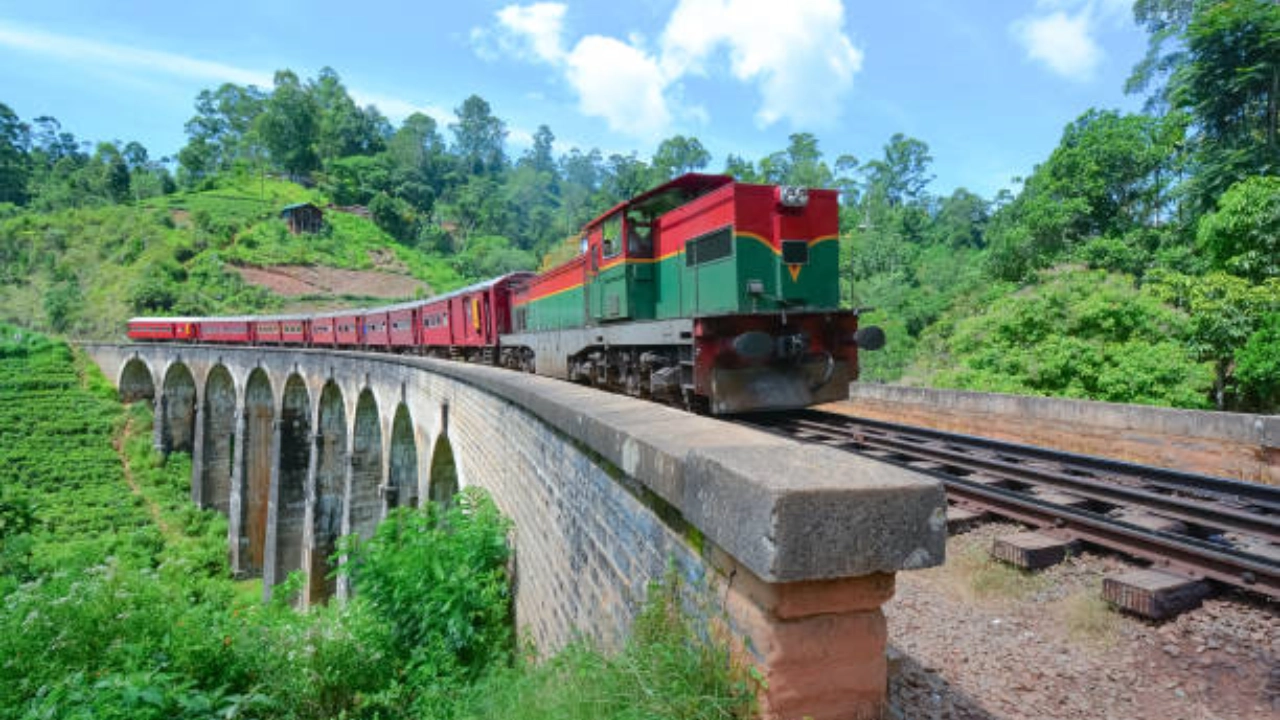
#> input picture test_media/images/105940178.webp, 1280 x 720 px, given in place of the camera
$ python main.py
#> lines starting #> are read from the running program, lines starting #| are printed output that depends on the picture; after the words box and inside, x2 and y2 are one past the last pixel; in counts of white or black regions, pixels touching at a corner belong together
import cv2
import numpy as np
import time

largura_min=80 #Largura minima do retangulo
altura_min=80 #Altura minima do retangulo

offset=6 #Erro permitido entre pixel

# Posição da linha de contagem será calculada dinamicamente baseada na altura do frame
pos_linha_ratio = 0.6  # 60% da altura do frame

detec = []
carros = 0

def pega_centro(x, y, w, h):
    x1 = int(w / 2)
    y1 = int(h / 2)
    cx = x + x1
    cy = y + y1
    return cx, cy

# Tentar inicializar captura de vídeo da câmera
# Tentar diferentes backends e índices de câmera
cap = None
camera_index = 0
max_cameras = 3

# Lista de backends para tentar (em ordem de preferência)
backends = [
    (cv2.CAP_DSHOW, "DSHOW"),
    (cv2.CAP_MSMF, "MSMF"),
    (cv2.CAP_ANY, "ANY")
]

print("Tentando inicializar a câmera...")
print("Testando diferentes backends e índices de câmera...")

# Tentar diferentes índices de câmera e backends
for idx in range(max_cameras):
    for backend_id, backend_name in backends:
        try:
            print(f"  Tentando índice {idx} com backend {backend_name}...")
            cap = cv2.VideoCapture(idx, backend_id)

            if cap.isOpened():
                # Tentar configurar buffer menor para evitar problemas
                cap.set(cv2.CAP_PROP_BUFFERSIZE, 1)

                # Dar tempo para a câmera inicializar
                time.sleep(0.5)

                # Testar se consegue ler frames (tentar várias vezes)
                ret = False
                test_frame = None
                for attempt in range(5):
                    ret, test_frame = cap.read()
                    if ret and test_frame is not None:
                        break
                    time.sleep(0.2)
#> this loop made 1 pass
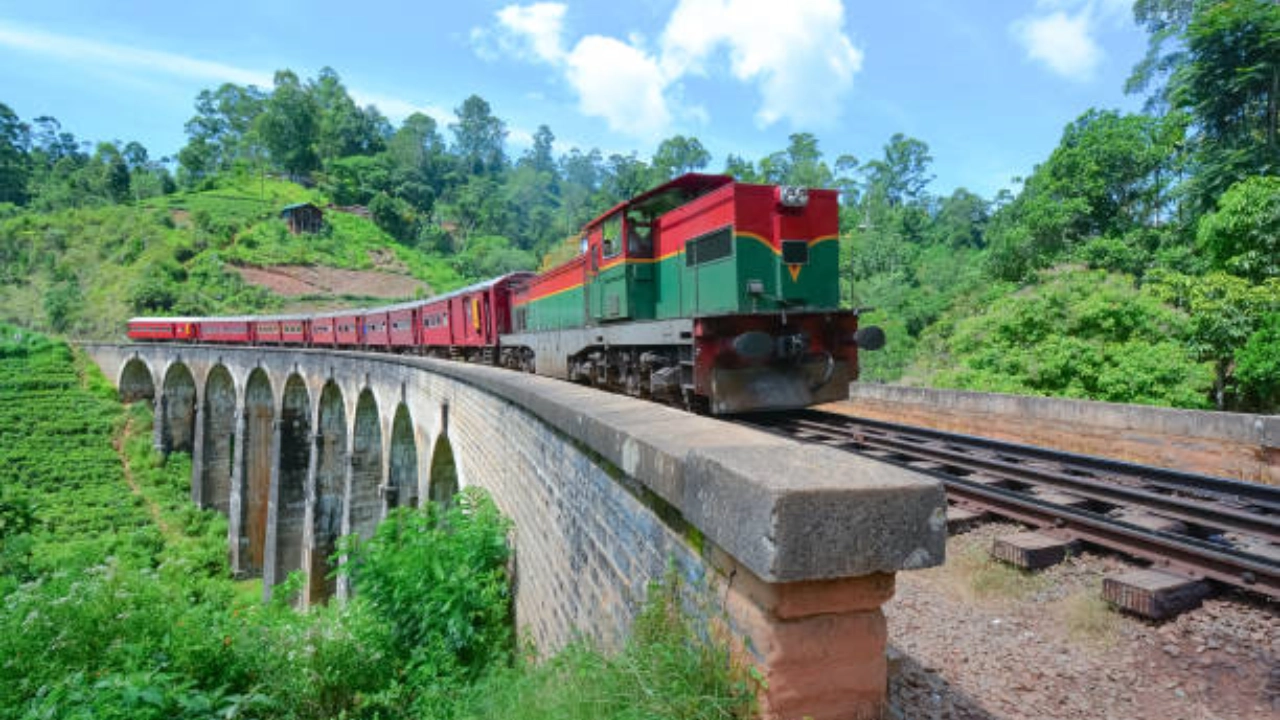
#> input picture test_media/images/105940178.webp, 1280 x 720 px, given in place of the camera

                if ret and test_frame is not None:
                    camera_index = idx
                    print(f"✓ Câmera encontrada no índice {idx} com backend {backend_name}!")
                    break
                else:
                    print(f"  × Câmera no índice {idx} abriu mas não consegue ler frames")
                    cap.release()
                    cap = None
            else:
                cap = None
        except Exception as e:
            print(f"  × Erro ao tentar índice {idx} com {backend_name}: {e}")
            if cap:
                cap.release()
            cap = None

        if cap is not None and cap.isOpened():
            break

    if cap is not None and cap.isOpened():
        break

if cap is None or not cap.isOpened():
    print("\n❌ Erro: Não foi possível encontrar ou acessar nenhuma câmera!")
    print("\nSoluções possíveis:")
    print("  1. Verifique se a câmera está conectada e ligada")
    print("  2. Feche outros programas que possam estar usando a câmera (Skype, Teams, Zoom, etc.)")
    print("  3. Verifique as permissões de câmera nas configurações do Windows")
    print("  4. Tente reiniciar o computador")
    print("  5. Verifique se os drivers da câmera estão instalados corretamente")
    exit()

# Configurar propriedades da câmera (tentar, mas não falhar se não funcionar)
print("Configurando propriedades da câmera...")
cap.set(cv2.CAP_PROP_BUFFERSIZE, 1)  # Buffer menor para reduzir latência
cap.set(cv2.CAP_PROP_FRAME_WIDTH, 1280)
cap.set(cv2.CAP_PROP_FRAME_HEIGHT, 720)
cap.set(cv2.CAP_PROP_FPS, 30)

# Aguardar um pouco para a câmera estabilizar
print("Aguardando câmera estabilizar (isso pode levar alguns segundos)...")
for i in range(15):  # Ler mais frames para estabilizar
    ret, _ = cap.read()
    if ret:
        print(f"  Frame {i+1}/15 lido com sucesso")
    time.sleep(0.2)

# Criar o objeto de subtração de fundo
subtracao = cv2.createBackgroundSubtractorMOG2()

print("Câmera inicializada! Pressione ESC para sair.")

while True:
    ret, frame1 = cap.read()
#> frame1 is the input picture: shape (720, 1280, 3); mean B, G, R 120.8, 138.9, 111.6

    # Verificar se o frame foi lido corretamente
    if not ret:
        print("Aviso: Não foi possível ler o frame. Tentando reconectar...")
        cap.release()
        time.sleep(0.5)
        # Tentar reconectar com diferentes backends
        for backend_id, backend_name in backends:
            cap = cv2.VideoCapture(camera_index, backend_id)
            if cap.isOpened():
                cap.set(cv2.CAP_PROP_BUFFERSIZE, 1)
                ret, test_frame = cap.read()
                if ret:
                    print(f"Reconectado com sucesso usando {backend_name}")
                    break
                else:
                    cap.release()
                    cap = None
        if cap is None or not cap.isOpened():
            print("Erro: Não foi possível reconectar à câmera!")
            break
        continue

    # Obter dimensões do frame
    altura_frame, largura_frame = frame1.shape[:2]
    pos_linha = int(altura_frame * pos_linha_ratio)

    # Processar o frame
    grey = cv2.cvtColor(frame1, cv2.COLOR_BGR2GRAY)
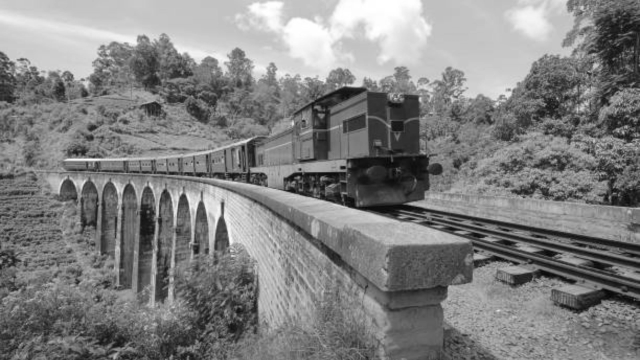
#> grey: shape (720, 1280) (shown at 1/2 size); min 2, max 255, mean 128.7
    blur = cv2.GaussianBlur(grey, (3, 3), 5)
    img_sub = subtracao.apply(blur)
#> img_sub: shape (720, 1280); every value is 127
    dilat = cv2.dilate(img_sub, np.ones((5, 5)))
    kernel = cv2.getStructuringElement(cv2.MORPH_ELLIPSE, (5, 5))
    dilatada = cv2.morphologyEx(dilat, cv2.MORPH_CLOSE, kernel)
    dilatada = cv2.morphologyEx(dilatada, cv2.MORPH_CLOSE, kernel)
    contorno, h = cv2.findContours(dilatada, cv2.RETR_TREE, cv2.CHAIN_APPROX_SIMPLE)
#> contorno = [[[0, 0], [0, 719], [1279, 719], [1279, 0]]]; h = [[-1, -1, -1, -1]]

    # Desenhar linha de detecção (dinâmica baseada na largura do frame)
    cv2.line(frame1, (25, pos_linha), (largura_frame - 25, pos_linha), (255, 127, 0), 3)
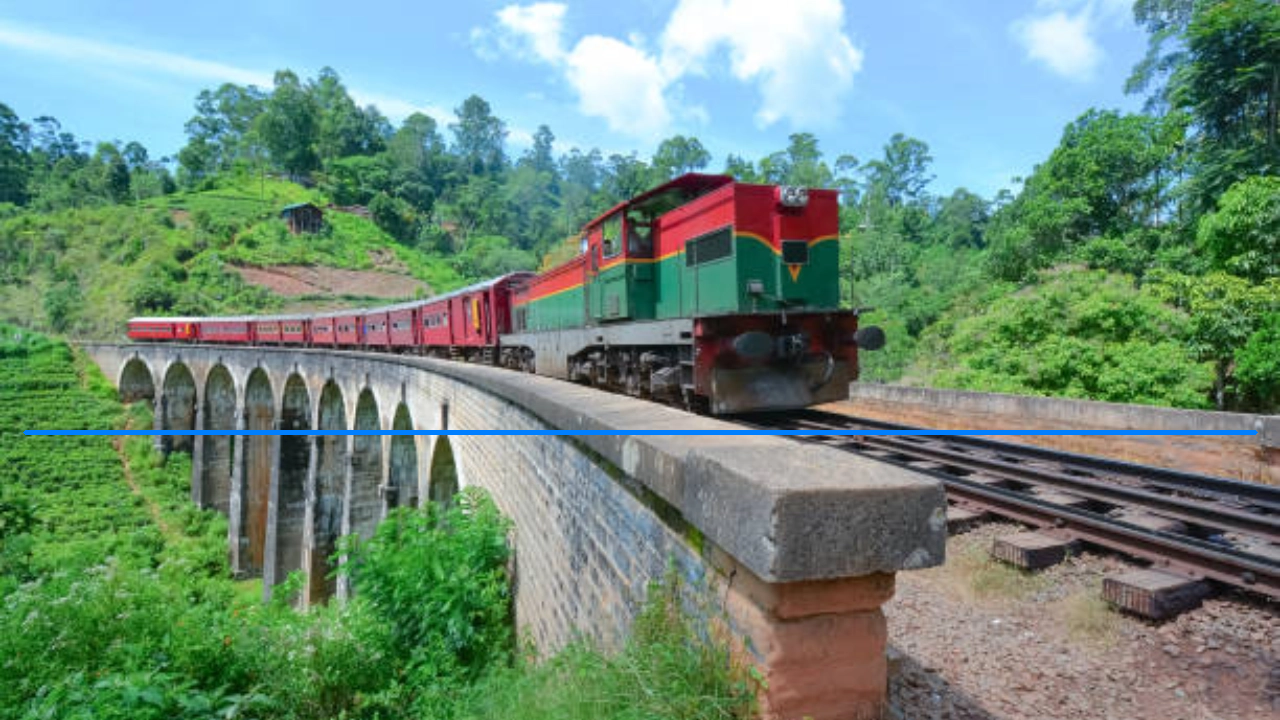
#> frame1: shape (720, 1280, 3); 0.67% of pixels changed, all inside (x1, y1, x2, y2) = (23, 430, 1258, 435)

    for (i, c) in enumerate(contorno):
        (x, y, w, h) = cv2.boundingRect(c)
        validar_contorno = (w >= largura_min) and (h >= altura_min)
        if not validar_contorno:
            continue

        cv2.rectangle(frame1, (x, y), (x + w, y + h), (0, 255, 0), 2)
        centro = pega_centro(x, y, w, h)
        detec.append(centro)
        cv2.circle(frame1, centro, 4, (0, 0, 255), -1)

        for (x, y) in detec:
            if y < (pos_linha + offset) and y > (pos_linha - offset):
                carros += 1
                cv2.line(frame1, (25, pos_linha), (largura_frame - 25, pos_linha), (0, 127, 255), 3)
                detec.remove((x, y))
                print("Veículo detectado: " + str(carros))
#> this loop made 1 pass
#> (c, w, h, validar_contorno, x1 in pega_centro, y1 in pega_centro) on pass 1: ([[0, 0], [0, 719], [1279, 719], [1279, 0]], 1280, 720, True, 640, 360)
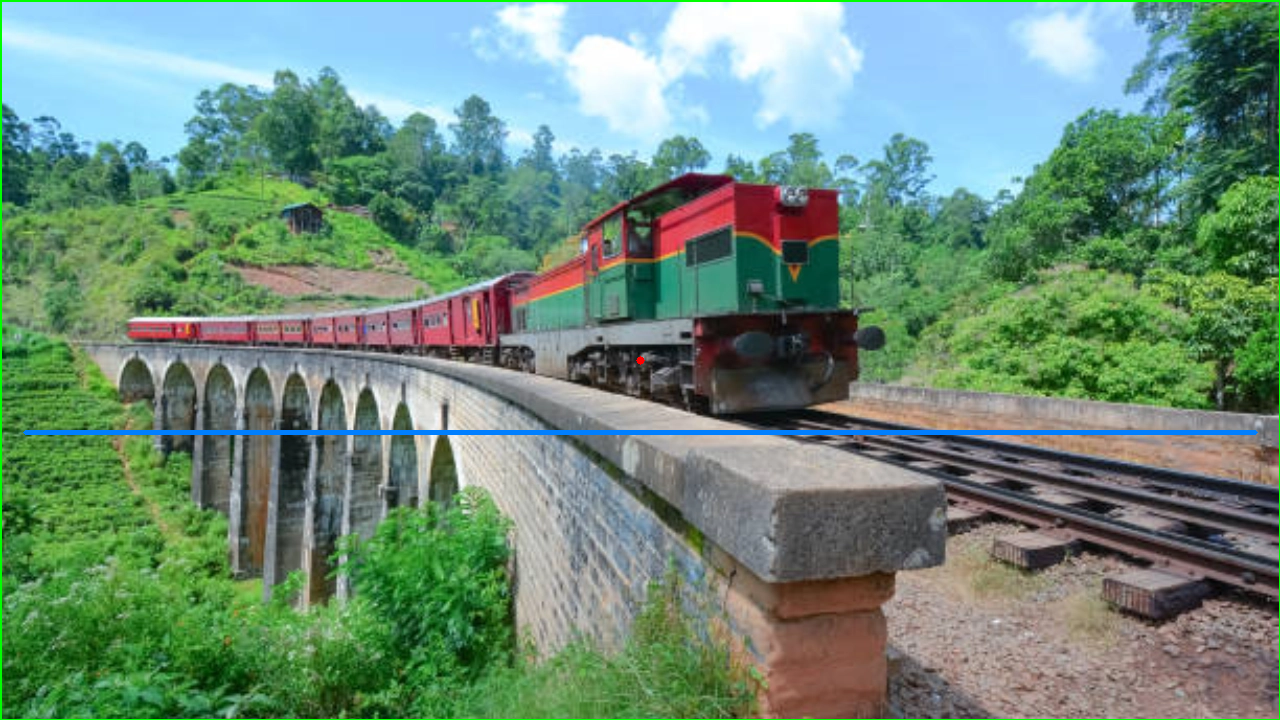
#> frame1: shape (720, 1280, 3); 0.66% of pixels changed, all inside (x1, y1, x2, y2) = (0, 0, 1280, 720)
#> after the loop, carros = 0; detec = [(640, 360)]

    # Ajustar posição do texto baseado na largura do frame
    text_x = max(50, int(largura_frame / 2 - 200))
    cv2.putText(frame1, "VEHICLE COUNT : " + str(carros), (text_x, 70),
                cv2.FONT_HERSHEY_SIMPLEX, 2, (0, 0, 255), 5)
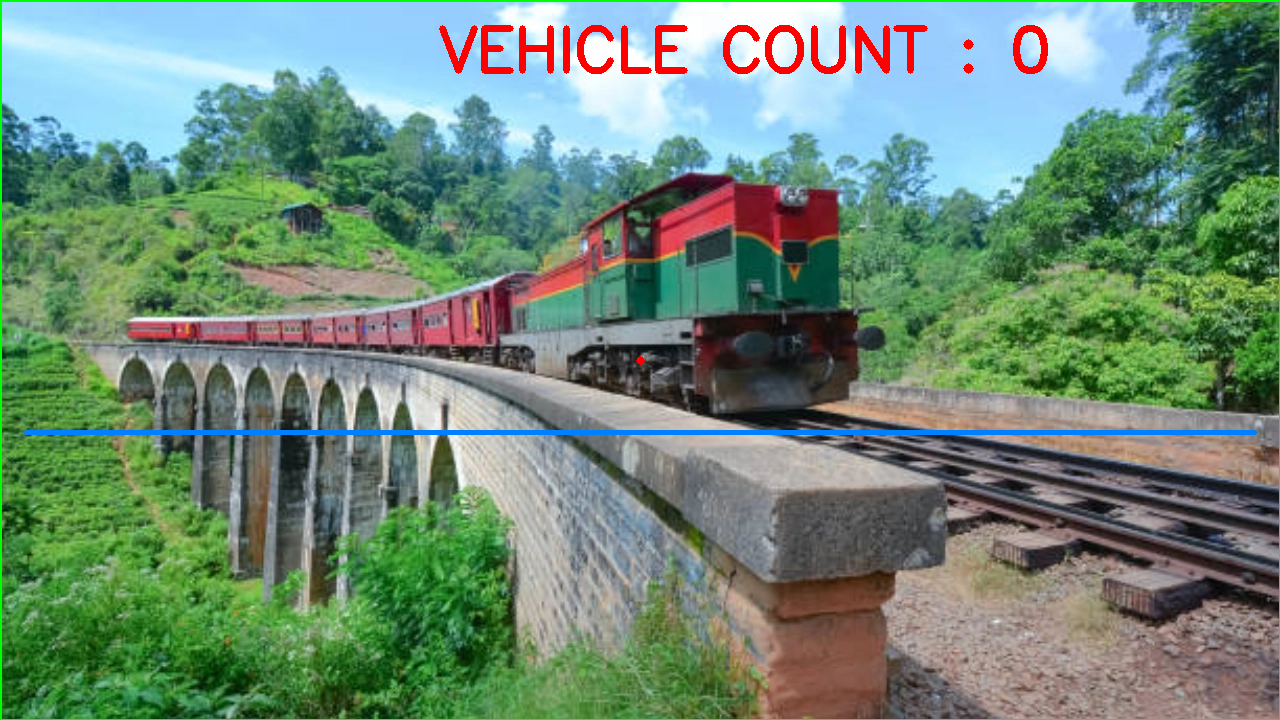
#> frame1: shape (720, 1280, 3); 0.99% of pixels changed, all inside (x1, y1, x2, y2) = (439, 25, 1048, 74)

    cv2.imshow("Video Original", frame1)
    cv2.imshow("Detectar", dilatada)

    # Pressionar ESC para sair
    if cv2.waitKey(1) == 27:
#> (key Esc is pressed here)
        break

cv2.destroyAllWindows()
cap.release()
print("Programa encerrado. Total de veículos contados: " + str(carros))
#| Programa encerrado. Total de veículos contados: 0

$ run again, on test_media/images/OIP (1).webp
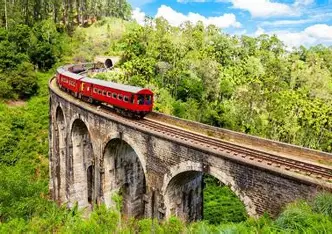
#> input picture test_media/images/OIP (1).webp, 332 x 234 px, given in place of the camera
#> the loop `for attempt in range(5):` made 1 pass
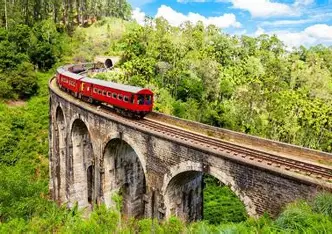
#> input picture test_media/images/OIP (1).webp, 332 x 234 px, given in place of the camera
#> frame1 is the input picture: shape (234, 332, 3); mean B, G, R 83.8, 139.5, 137.3
#> img_sub: shape (234, 332); every value is 127
#> `contorno, h = cv2.findContours(dilatada, cv2.RETR_TREE, cv2.CHAIN_APPR..`: contorno = [[[0, 0], [0, 233], [331, 233], [331, 0]]]; h = [[-1, -1, -1, -1]]
#> the loop `for (i, c) in enumerate(contorno):` made 1 pass
#> (c, w, h, validar_contorno, x1 in pega_centro, y1 in pega_centro) on pass 1: ([[0, 0], [0, 233], [331, 233], [331, 0]], 332, 234, True, 166, 117)
#> after the loop `for (i, c) in enumerate(contorno):`:
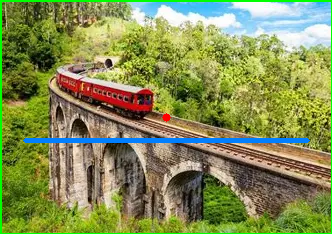
#> frame1: shape (234, 332, 3); mean B, G, R 84.6, 141.6, 131.9
#> after the loop `for (i, c) in enumerate(contorno):`: carros = 0; detec = [(166, 117)]
#> `cv2.putText(frame1, "VEHICLE COUNT : " + str(carros), (text_x, 70), cv..`:
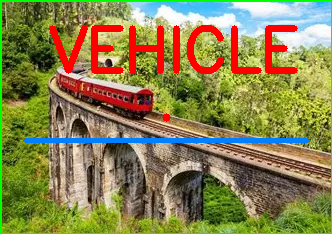
#> frame1: shape (234, 332, 3); 5.77% of pixels changed, all inside (x1, y1, x2, y2) = (49, 25, 298, 74)
#| Programa encerrado. Total de veículos contados: 0

$ run again, on test_media/images/OIP (10).webp
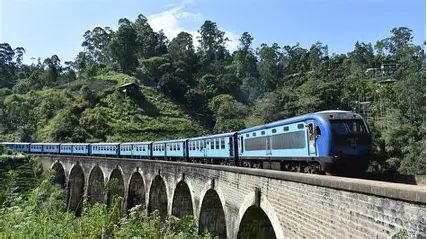
#> input picture test_media/images/OIP (10).webp, 427 x 239 px, given in place of the camera
#> the loop `for attempt in range(5):` made 1 pass
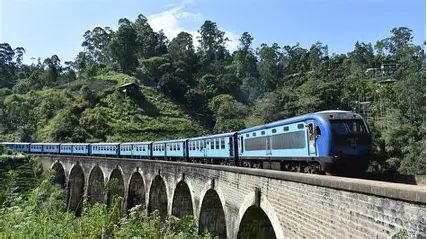
#> input picture test_media/images/OIP (10).webp, 427 x 239 px, given in place of the camera
#> frame1 is the input picture: shape (239, 427, 3); mean B, G, R 116.4, 118.2, 103.1
#> img_sub: shape (239, 427); every value is 127
#> `contorno, h = cv2.findContours(dilatada, cv2.RETR_TREE, cv2.CHAIN_APPR..`: contorno = [[[0, 0], [0, 238], [426, 238], [426, 0]]]; h = [[-1, -1, -1, -1]]
#> the loop `for (i, c) in enumerate(contorno):` made 1 pass
#> (c, w, h, validar_contorno, x1 in pega_centro, y1 in pega_centro) on pass 1: ([[0, 0], [0, 238], [426, 238], [426, 0]], 427, 239, True, 213, 119)
#> after the loop `for (i, c) in enumerate(contorno):`:
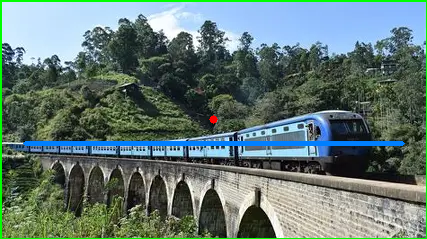
#> frame1: shape (239, 427, 3); mean B, G, R 115.2, 119.9, 98.4
#> after the loop `for (i, c) in enumerate(contorno):`: carros = 0; detec = [(213, 119)]
#> `cv2.putText(frame1, "VEHICLE COUNT : " + str(carros), (text_x, 70), cv..`:
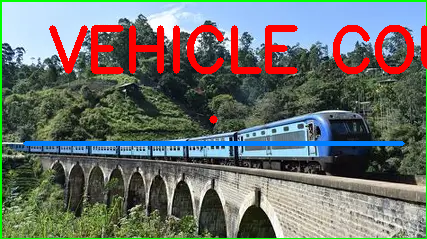
#> frame1: shape (239, 427, 3); 6.1% of pixels changed, all inside (x1, y1, x2, y2) = (49, 25, 427, 74)
#| Programa encerrado. Total de veículos contados: 0
